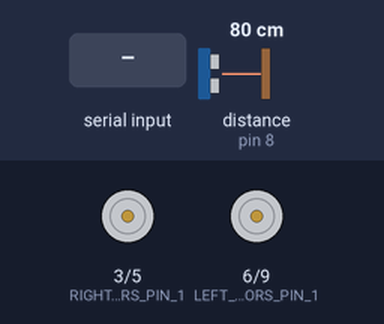
This sketch was run on a simulated Arduino Uno, built with avr-gcc and run on an emulated ATmega328P. On the bench: motor-driver pin pairs drawn as motors (green arrow = first pin HIGH = forward, orange = second pin HIGH = backward, longer = more drive). Wiring (inferred from the names in the program): ultrasonic range finder: trigger pin 7; echo pin 8. The test bench sets the inputs (shaded band); at power-on: distance to the obstacle (sensor on pin 8) 80 cm. The echo pulse lasts 58.3 µs per cm.

Above: at 1.5 s.
1.6 s: "go" received over the second serial link
At 3.4 s:
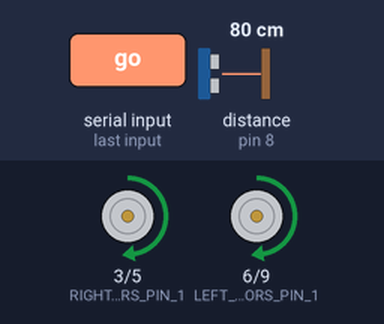
4.1 s: "back" received over the second serial link
At 6.3 s:
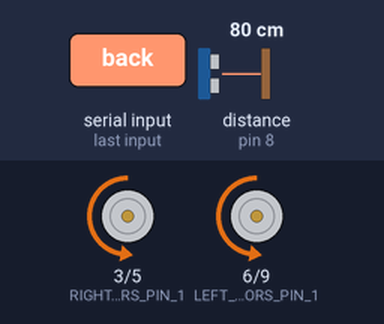
6.6 s: "left" received over the second serial link
At 8.1 s:
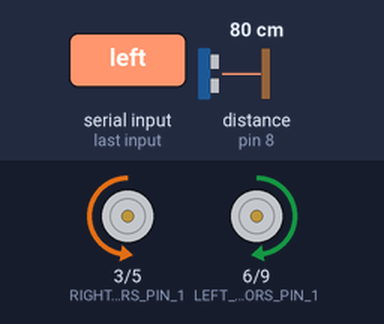
9.1 s: "right" received over the second serial link
At 11.3 s:
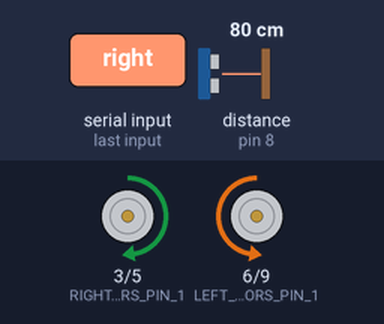
11.6 s: "reverse" received over the second serial link
At 13.3 s:
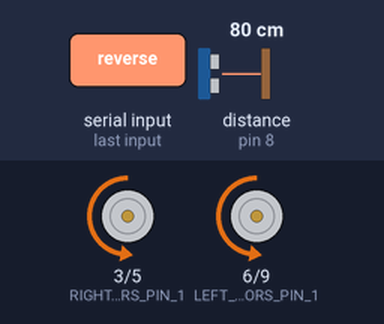
Timing chart, 0 to 14.8 s (numbered marks = the images above; inputs shaded):
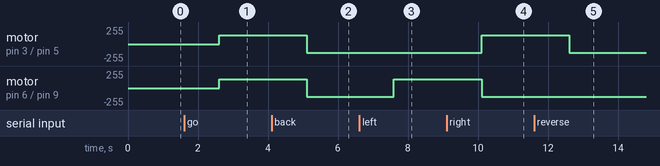

The sketch:

main.ino
```cpp
#include <SoftwareSerial.h>
#include <Wire.h>
#include <Adafruit_MLX90614.h>

#include "motor-controller.h"

const int RIGHT_MOTORS_PIN_1 = 3;
const int RIGHT_MOTORS_PIN_2 = 5;

const int LEFT_MOTORS_PIN_1 = 6;
const int LEFT_MOTORS_PIN_2 = 9;

const int TRIGGER_PIN = 7;
const int ECHO_PIN = 8;

const int bluetoothRx = 10;
const int bluetoothTx = 11;

unsigned long time;
double distance;
double objectTemp;
double ambientTemp;

SoftwareSerial bluetooth(bluetoothRx, bluetoothTx);

Adafruit_MLX90614 mlx;

String command;
MotorController motorController = MotorController(
    RIGHT_MOTORS_PIN_1,
    RIGHT_MOTORS_PIN_2,
    LEFT_MOTORS_PIN_1,
    LEFT_MOTORS_PIN_2
);

void getCommand() {
    // check if data is available
    if(bluetooth.available() > 0) {
        command = bluetooth.readString();
        command.trim();
        command.toLowerCase();
        motorController.setPrintFlag();
    }
}

void parseCommand() {
    if(command == "go" || command == "forward") {
        if(distance > 5) {
            motorController.goForward();
        } else {
            bluetooth.println("[ScoutBot] object less than 5 inches in front, stopping...");
            motorController.setPrintFlag();
            motorController.stop();
            command = "";
        }
    } else if(command == "back" || command == "reverse") {
        motorController.goBakward();
    } else if(command == "stop" || command == "halt") {
        motorController.stop();
    } else if(command == "left") {
        motorController.turnLeft();
    } else if(command == "right") {
        motorController.turnRight();
    } else if(command == "scan") {
        scan();
        command = "";
    } else if(command == "auto" || command == "roam") {
        motorController.autoMode(distance);
    } else {
        if(command != "") {
            bluetooth.println("[ScoutBot] unknown command: " + command);
            command = "";
        }
    }
}

double getDistance() {
    digitalWrite(TRIGGER_PIN, LOW);
    delayMicroseconds(5);
    digitalWrite(TRIGGER_PIN, HIGH);
    delayMicroseconds(15);
    digitalWrite(TRIGGER_PIN, LOW);

    time = pulseIn(ECHO_PIN, HIGH);
    // distance in inches
    return time / 148.1;
}

void scan() {
    objectTemp = mlx.readObjectTempF();
    ambientTemp = mlx.readAmbientTempF();

    bluetooth.println("[ScoutBot] ambient temperature is " + (String)ambientTemp + "F");
    bluetooth.println("[ScoutBot] object is " + (String)distance + " inches in front");

    if(objectTemp > 90 && objectTemp < 100) {
        bluetooth.println("[ScoutBot] object is " + (String)objectTemp + "F");
        bluetooth.println("[ScoutBot] object is possibly human");
    }
}

void printCommands() {
    bluetooth.println("\n[ScoutBot] Commands:");
    bluetooth.println("go | forward: move forward");
    bluetooth.println("back | reverse: move backward");
    bluetooth.println("stop | halt: stop all motion");
    bluetooth.println("left: turn left");
    bluetooth.println("right: turn right");
    bluetooth.println("scan: scan for objects in front of ScoutBot");
    bluetooth.println("auto | roam: ScoutBot will enter free roam mode\n");
}

void setup() {
    pinMode(TRIGGER_PIN, OUTPUT);
    pinMode(ECHO_PIN, INPUT);

    motorController.setup(&bluetooth);

    Serial.begin(9600);
    bluetooth.begin(9600);
    mlx.begin();

    printCommands();
    bluetooth.println("[ScoutBot] System initialized. Waiting for command...");
}

void loop() {
    getCommand();
    parseCommand();

    distance = getDistance();
}
```

motor-controller.cpp
```cpp
#include "motor-controller.h"

MotorController::MotorController(int rightMotorsPin1, int rightMotorsPin2, int leftMotorsPin1, int leftMotorsPin2) {
    RIGHT_MOTORS_PIN_1 = rightMotorsPin1;
    RIGHT_MOTORS_PIN_2 = rightMotorsPin2;
    LEFT_MOTORS_PIN_1 = leftMotorsPin1;
    LEFT_MOTORS_PIN_2 = leftMotorsPin2;
}

void MotorController::setup(SoftwareSerial* bt) {
    pinMode(RIGHT_MOTORS_PIN_1, OUTPUT);
    pinMode(RIGHT_MOTORS_PIN_2, OUTPUT);
    pinMode(LEFT_MOTORS_PIN_1, OUTPUT);
    pinMode(LEFT_MOTORS_PIN_2, OUTPUT);

    bluetooth = bt;
}

void MotorController::printStatus(String message) {
    if(needToPrintStatus) {
        needToPrintStatus = false;
        bluetooth->println("[ScoutBot] " + message);
    }
}

void MotorController::setPrintFlag() {
    needToPrintStatus = true;
}

void MotorController::controlMotor(MotorDirection direction) {
    int rightMotorsPin1 = LOW;
    int rightMotorsPin2 = LOW;
    int leftMotorsPin1 = LOW;
    int leftMotorsPin2 = LOW;

    switch(direction) {
        case MotorDirection::Forward:
            rightMotorsPin1 = motorSpeed;
            rightMotorsPin2 = LOW;
            leftMotorsPin1 = motorSpeed;
            leftMotorsPin2 = LOW;

            break;
        case MotorDirection::Backward:
            rightMotorsPin1 = LOW;
            rightMotorsPin2 = motorSpeed;
            leftMotorsPin1 = LOW;
            leftMotorsPin2 = motorSpeed;

            break;
        case MotorDirection::Left:
            rightMotorsPin1 = LOW;
            rightMotorsPin2 = motorSpeed;
            leftMotorsPin1 = motorSpeed;
            leftMotorsPin2 = LOW;

            break;
        case MotorDirection::Right:
            rightMotorsPin1 = motorSpeed;
            rightMotorsPin2 = LOW;
            leftMotorsPin1 = LOW;
            leftMotorsPin2 = motorSpeed;

            break;
        case MotorDirection::Stop:
        default:
            rightMotorsPin1 = LOW;
            rightMotorsPin2 = LOW;
            leftMotorsPin1 = LOW;
            leftMotorsPin2 = LOW;
            break;
    }

    analogWrite(RIGHT_MOTORS_PIN_1, rightMotorsPin1);
    analogWrite(RIGHT_MOTORS_PIN_2, rightMotorsPin2);

    analogWrite(LEFT_MOTORS_PIN_1, leftMotorsPin1);
    analogWrite(LEFT_MOTORS_PIN_2, leftMotorsPin2);
}

void MotorController::goForward() {
    isInAutoMode = false;
    controlMotor(MotorDirection::Forward);
    printStatus("Moving forward");
}

void MotorController::turnRight() {
    isInAutoMode = false;
    controlMotor(MotorDirection::Right);
    printStatus("Turning right");
}

void MotorController::turnLeft() {
    isInAutoMode = false;
    controlMotor(MotorDirection::Left);
    printStatus("Turning left");
}

void MotorController::goBakward() {
    isInAutoMode = false;
    controlMotor(MotorDirection::Backward);
    printStatus("Moving backward");
}

void MotorController::stop() {
    isInAutoMode = false;
    controlMotor(MotorDirection::Stop);
    printStatus("Stopped");
}

void MotorController::autoMode(double distance) {
    // turn right until there are no obstacles detected within 5 inches
    if(distance < 5) {
        controlMotor(MotorDirection::Right);

        // only print this message if the state is changing
        // from going forward to turning
        if(!isAutoTurning) {
            setPrintFlag();
            printStatus("obstacle detected, turning right...");
        }

        isAutoTurning = true;
        delay(1000);
    } else {
        controlMotor(MotorDirection::Forward);

        // only print this message if the state is changing
        // from turning to going forward
        if(isAutoTurning) {
            setPrintFlag();
            printStatus("path is clear, moving forward");
        }

        isAutoTurning = false;
    }

    // only print this when auto mode is activated
    if(!isInAutoMode) {
        setPrintFlag();
        printStatus("Entered auto mode");
        isInAutoMode = true;
    }
}
```

motor-controller.h
```cpp
#ifndef SCOUTBOT_MOTOR_CONTROLLER_H
#define SCOUTBOT_MOTOR_CONTROLLER_H

#include <Arduino.h>
#include <SoftwareSerial.h>

class MotorController {
private:
    enum class MotorDirection {
        Forward,
        Backward,
        Left,
        Right,
        Stop
    };

    int RIGHT_MOTORS_PIN_1;
    int RIGHT_MOTORS_PIN_2;
    int LEFT_MOTORS_PIN_1;
    int LEFT_MOTORS_PIN_2;

    int motorSpeed = 128;
    bool needToPrintStatus = false;
    bool isInAutoMode = false;
    bool isAutoTurning = false;
    SoftwareSerial* bluetooth;

    void controlMotor(MotorDirection direction);
    void printStatus(String message);

public:
    MotorController(int rightMotorsPin1, int rightMotorsPin2, int leftMotorsPin1, int leftMotorsPin2);

    void setup(SoftwareSerial* bt);
    void setPrintFlag();
    void goForward();
    void turnRight();
    void turnLeft();
    void goBakward();
    void stop();
    void autoMode(double distance);
};

#endif
```

Measured:
- after the input at 1.6 s, motor on pin 3 (RIGHT_MOTORS_PIN_1) / pin 5 (RIGHT_MOTORS_PIN_2), motor on pin 6 (LEFT_MOTORS_PIN_1) / pin 9 (LEFT_MOTORS_PIN_2): stopped → forward 128/255 after 1.0 s
- after the input at 4.1 s, motor on pin 3 (RIGHT_MOTORS_PIN_1) / pin 5 (RIGHT_MOTORS_PIN_2), motor on pin 6 (LEFT_MOTORS_PIN_1) / pin 9 (LEFT_MOTORS_PIN_2): forward 128/255 → backward 128/255 after 1.0 s
- after the input at 6.6 s, motor on pin 6 (LEFT_MOTORS_PIN_1) / pin 9 (LEFT_MOTORS_PIN_2): backward 128/255 → forward 128/255 after 1.0 s
- after the input at 9.1 s, motor on pin 3 (RIGHT_MOTORS_PIN_1) / pin 5 (RIGHT_MOTORS_PIN_2): backward 128/255 → forward 128/255 after 1.0 s; motor on pin 6 (LEFT_MOTORS_PIN_1) / pin 9 (LEFT_MOTORS_PIN_2): forward 128/255 → backward 128/255 after 1.0 s
- after the input at 11.6 s, motor on pin 3 (RIGHT_MOTORS_PIN_1) / pin 5 (RIGHT_MOTORS_PIN_2): forward 128/255 → backward 128/255 after 1.0 s
